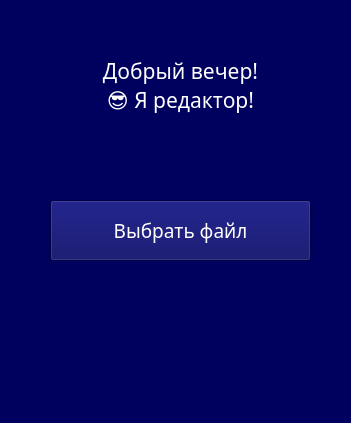
<?xml version="1.0" encoding="UTF-8"?>
<ui version="4.0">
 <class>MainWindow</class>
 <widget class="QMainWindow" name="MainWindow">
  <property name="geometry">
   <rect>
    <x>0</x>
    <y>0</y>
    <width>351</width>
    <height>423</height>
   </rect>
  </property>
  <property name="windowTitle">
   <string>MainWindow</string>
  </property>
  <property name="styleSheet">
   <string notr="true">background-color: rgb(0, 1, 94);</string>
  </property>
  <widget class="QWidget" name="centralwidget">
   <widget class="QLabel" name="label">
    <property name="geometry">
     <rect>
      <x>100</x>
      <y>20</y>
      <width>161</width>
      <height>131</height>
     </rect>
    </property>
    <property name="font">
     <font>
      <family>Gabriola</family>
      <pointsize>16</pointsize>
     </font>
    </property>
    <property name="acceptDrops">
     <bool>true</bool>
    </property>
    <property name="toolTip">
     <string/>
    </property>
    <property name="autoFillBackground">
     <bool>false</bool>
    </property>
    <property name="styleSheet">
     <string notr="true">color: rgb(255, 255, 255);</string>
    </property>
    <property name="inputMethodHints">
     <set>Qt::ImhNone</set>
    </property>
    <property name="text">
     <string>Добрый вечер!😎 Я редактор!</string>
    </property>
    <property name="alignment">
     <set>Qt::AlignCenter</set>
    </property>
    <property name="wordWrap">
     <bool>true</bool>
    </property>
    <property name="openExternalLinks">
     <bool>false</bool>
    </property>
   </widget>
   <widget class="QPushButton" name="name_btn">
    <property name="geometry">
     <rect>
      <x>50</x>
      <y>200</y>
      <width>261</width>
      <height>61</height>
     </rect>
    </property>
    <property name="font">
     <font>
      <family>Century Gothic</family>
      <pointsize>14</pointsize>
     </font>
    </property>
    <property name="styleSheet">
     <string notr="true">color: rgb(255, 255, 255);</string>
    </property>
    <property name="text">
     <string>Выбрать файл</string>
    </property>
   </widget>
  </widget>
  <widget class="QMenuBar" name="menubar">
   <property name="geometry">
    <rect>
     <x>0</x>
     <y>0</y>
     <width>351</width>
     <height>26</height>
    </rect>
   </property>
  </widget>
  <widget class="QStatusBar" name="statusbar"/>
 </widget>
 <resources/>
 <connections/>
</ui>
